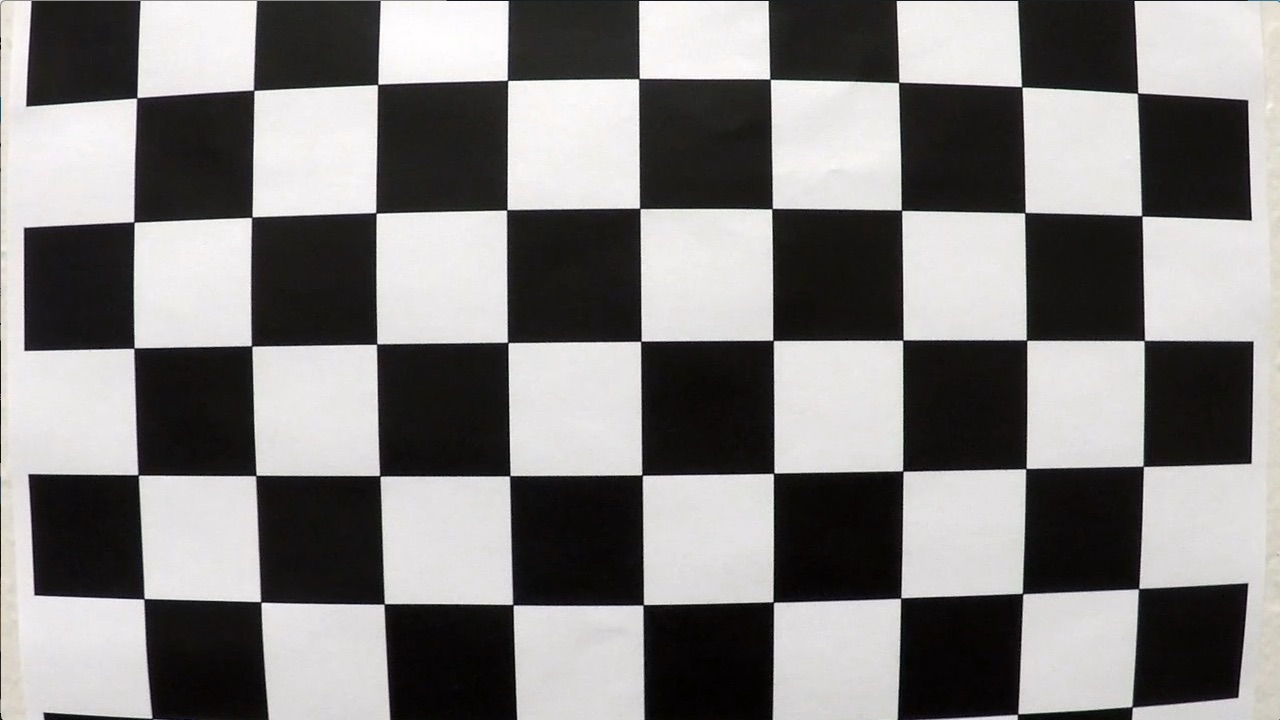
#> input picture data/calibration_images/calibration1.jpg, 1280 x 720 px; its folder holds 4 pictures in this run
$ jupyter execute camera_calibration.ipynb
#> lines starting #> are read from the running program, lines starting #| are printed output that depends on the picture; after the words box and inside, x2 and y2 are one past the last pixel; in counts of white or black regions, pixels touching at a corner belong together
# Camera calibration notebook

[cell 1]
import cv2
import numpy as np
import glob

[cell 2]
# The checkerboard in data/calibration_images is 7x10, so we define the size as
checker_size = (6,9)
# Define criteria
criteria = (cv2.TERM_CRITERIA_EPS + cv2.TERM_CRITERIA_MAX_ITER, 30, 0.001)
# 3D points for each checkerboard image
objpoints = []
# 2D points for each checkerboard image
imgpoints = []

# World coordinates for 3D points..
worldObjpoints = np.zeros((1, checker_size[0] * checker_size[1], 3), np.float32)
# worldObjpoints = [[0,0,0], ..., [5,0,0], [0,1,0], ..., [5,1,0], [0,2,0], ..., [5,8,0]]
worldObjpoints[0,:,:2] = np.mgrid[0:checker_size[0], 0:checker_size[1]].T.reshape(-1, 2)
prev_img_shape = None

Given the checkerboard size, i.e., expected number of corners, and the world coordinates of 3D points (as assumed above), we relate the `worldObjpoints` with the resulting pixel coordinates `corners` (below).

[cell 3]
# Extracting path of individual image stored in a given directory
images = glob.glob('../data/calibration_images/*.jpg')
for fname in images:
    # Read image and convert to grayscale
    img = cv2.imread(fname)
#> img is the input picture: shape (720, 1280, 3); mean B, G, R 127.8, 128.4, 130.1
    gray = cv2.cvtColor(img,cv2.COLOR_BGR2GRAY)
    # We use the OpenCV function that finds corners of the checkerboard given 'checker_size'
    found, corners = cv2.findChessboardCorners(gray, checker_size, cv2.CALIB_CB_ADAPTIVE_THRESH+cv2.CALIB_CB_FAST_CHECK+cv2.CALIB_CB_NORMALIZE_IMAGE)
#> found = False; corners = None

    # If desired number of corner are found..
    if (found):
        objpoints.append(worldObjpoints)
        # Refine the pixel coordinates using the cornerSubPix function
        refined_corners = cv2.cornerSubPix(gray, corners, (11,11), (-1,-1), criteria)
        imgpoints.append(refined_corners)
        # Draw and display the corners
        img = cv2.drawChessboardCorners(img, checker_size, refined_corners, found)

    cv2.imshow('Calibration image', img)
    cv2.waitKey(0)
#> pass 2 of the loop `for fname in images:`:
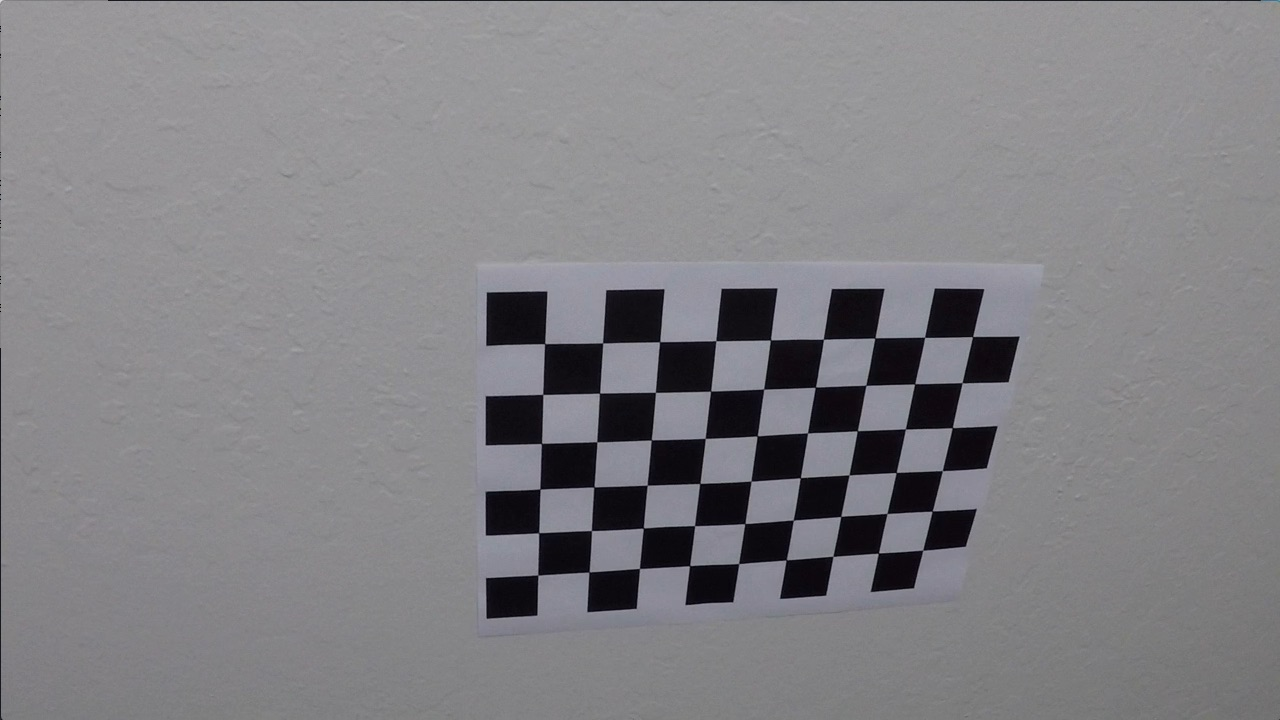
#> input picture data/calibration_images/calibration10.jpg, 1280 x 720 px
#> img is the input picture: shape (720, 1280, 3); mean B, G, R 133.1, 129.4, 130.2
#> found = True; corners = 54 rows, first 8: [538.4, 575.5], [537.8, 533.4], [540, 488.9], [541.3, 443.6], [542.6, 393.8], [545.3, 343.1], [589.1, 571.8], [591.7, 531]
#> refined_corners = 54 rows, first 8: [537.8, 575.1], [538.6, 532.7], [539.9, 489.1], [541.5, 443.4], [542.7, 394.4], [544.6, 343.6], [589, 572], [591.4, 530.6]
#> `img = cv2.drawChessboardCorners(img, checker_size, refined_corners, fo..`:
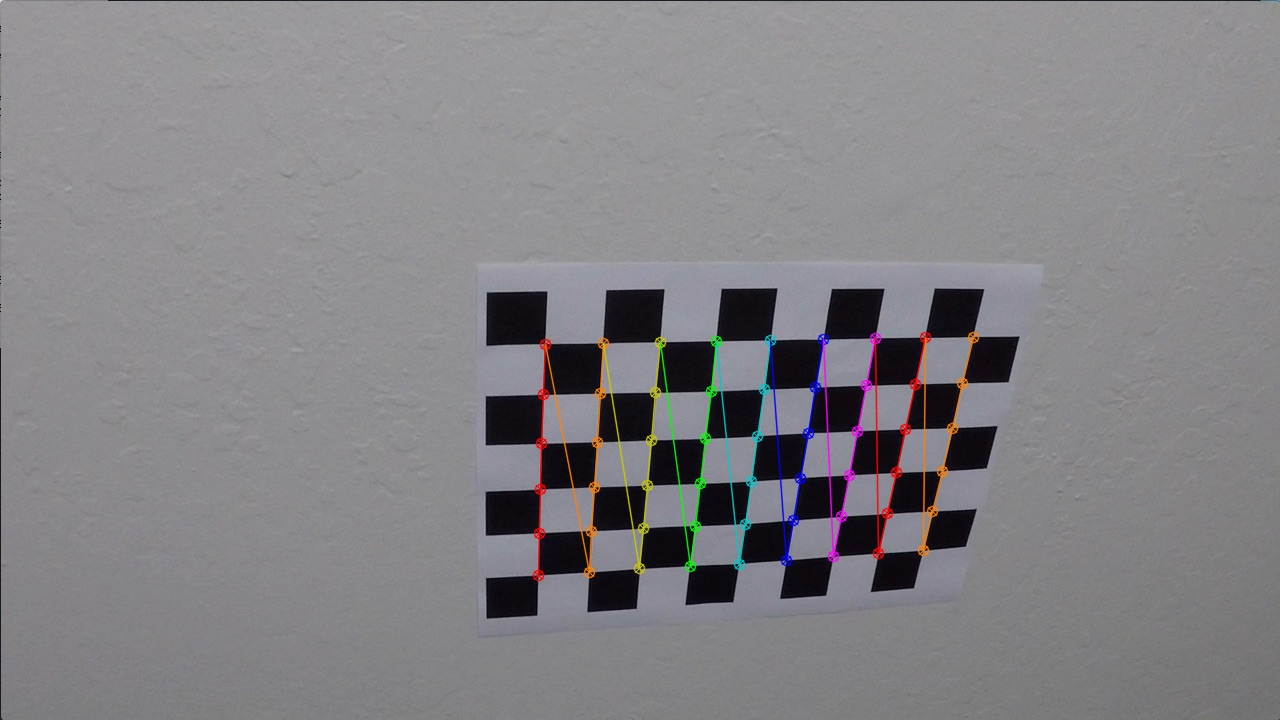
#> img: shape (720, 1280, 3); 1.71% of pixels changed, all inside (x1, y1, x2, y2) = (532, 331, 980, 582)
#> pass 3 of the loop `for fname in images:`:
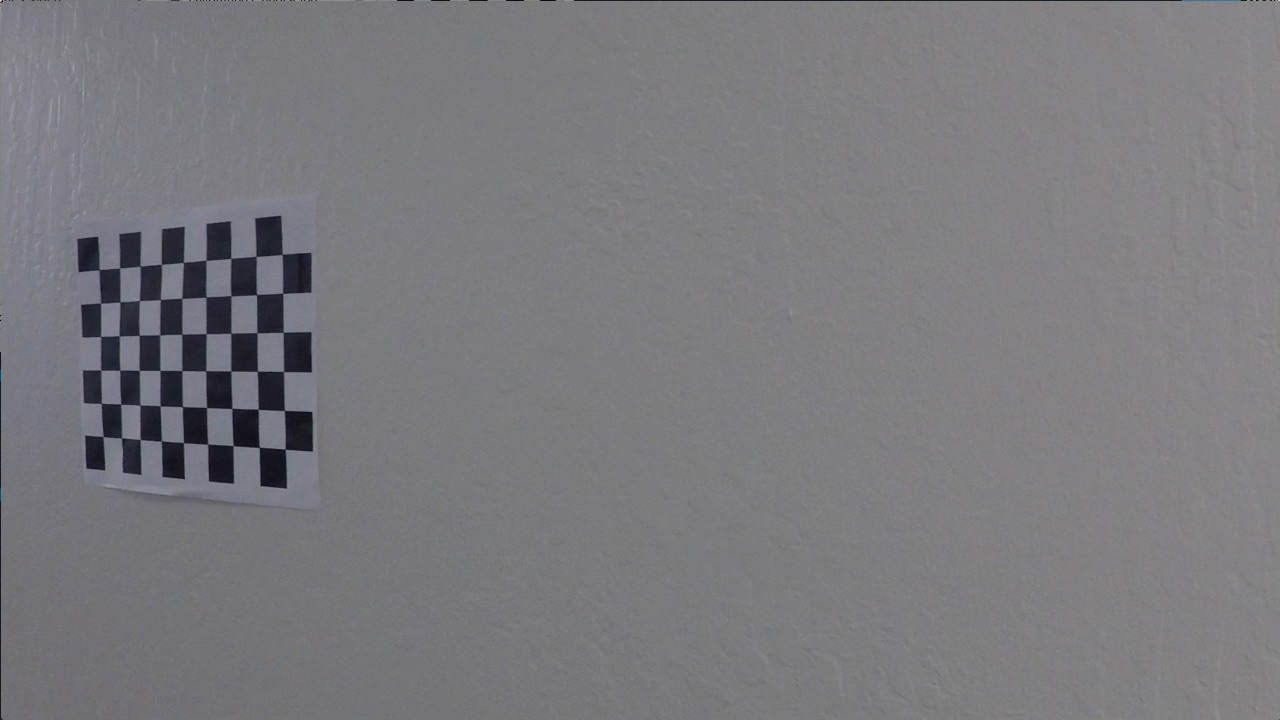
#> input picture data/calibration_images/calibration11.jpg, 1280 x 720 px
#> img is the input picture: shape (720, 1280, 3); mean B, G, R 125.2, 121.7, 122.2
#> corners = 54 rows, first 8: [103.1, 436.7], [101.2, 403.5], [100.8, 370.1], [100.6, 336.5], [100.6, 303.3], [99.22, 269.6], [121.6, 437.9], [120.8, 404.2]
#> refined_corners = 54 rows, first 8: [103.1, 436.6], [101.3, 403.4], [100.7, 370.1], [100.6, 336.4], [100.6, 303.2], [99.04, 269.6], [121.4, 437.8], [120.7, 404.2]
#> `img = cv2.drawChessboardCorners(img, checker_size, refined_corners, fo..`:
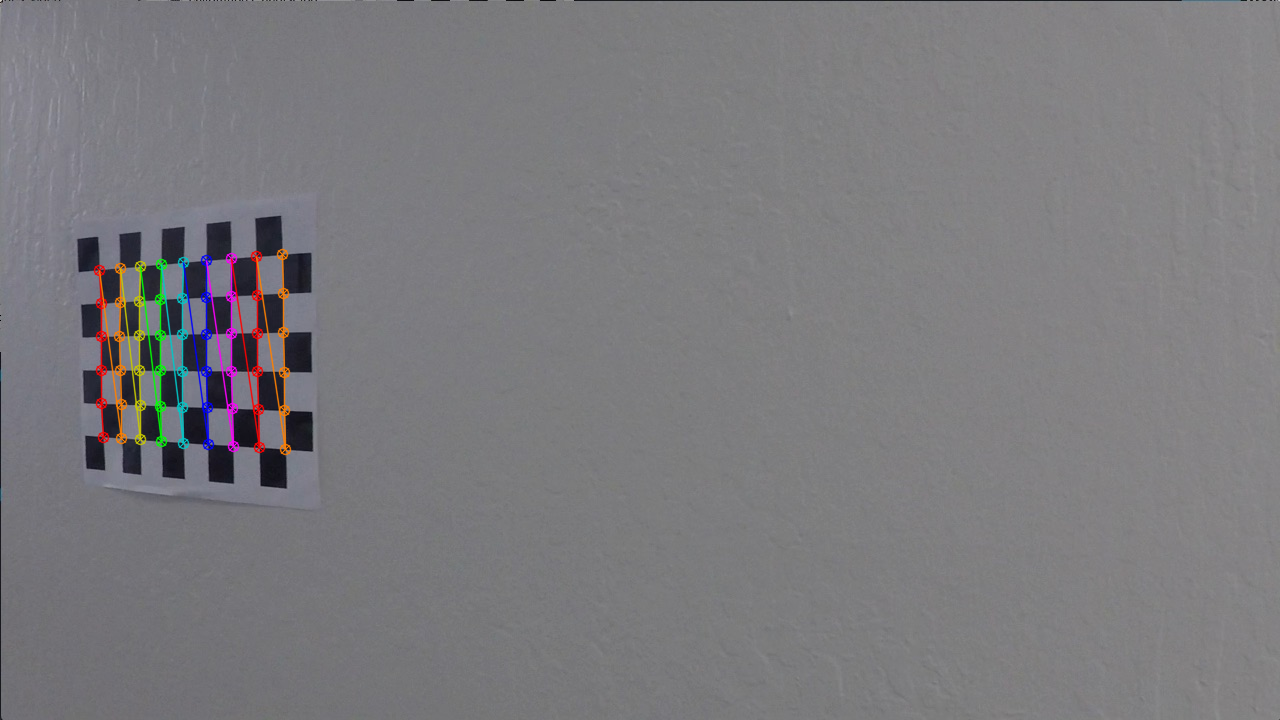
#> img: shape (720, 1280, 3); 1.41% of pixels changed, all inside (x1, y1, x2, y2) = (93, 248, 292, 456)
#> the loop made 4 passes; the first 3 are shown
cv2.destroyAllWindows()

Using the `objpoints` and the corresponding `imgpoints`, we can find the mapping from one to the other using the `calibrateCamera` function, and the

[cell 4]
# The calibrateCamera function of OpenCV needs the value of known 3D points (objpoints)
# and the corresponding detected pixel coordinates (imgpoints)
ret, camMatrix, distCoeffs, rvecs, tvecs = cv2.calibrateCamera(objpoints, imgpoints, gray.shape[::-1], None, None)
# Print values
print("Camera matrix: \n")
print(camMatrix)
print("Distortion coefficients: \n")
print(distCoeffs)
print("rvecs: \n")
print(rvecs)
print("tvecs: \n")
print(tvecs)

Moreover, we can refine the derived camera parameters using `getOptimalNewCameraMatrix`.

[cell 5]
img = cv2.imread(images[0])
h,w = img.shape[:2]
#> h = 720; w = 1280
# Refine the camera matrix using parameters obtained by calibration
newCamMatrix, roi = cv2.getOptimalNewCameraMatrix(camMatrix, distCoeffs, (w,h), 1, (w,h))

Using the camera parameters we can undistort an image.

[cell 6]
# Method 1 to undistort the image
undst1 = cv2.undistort(img, camMatrix, distCoeffs, None, newCamMatrix)
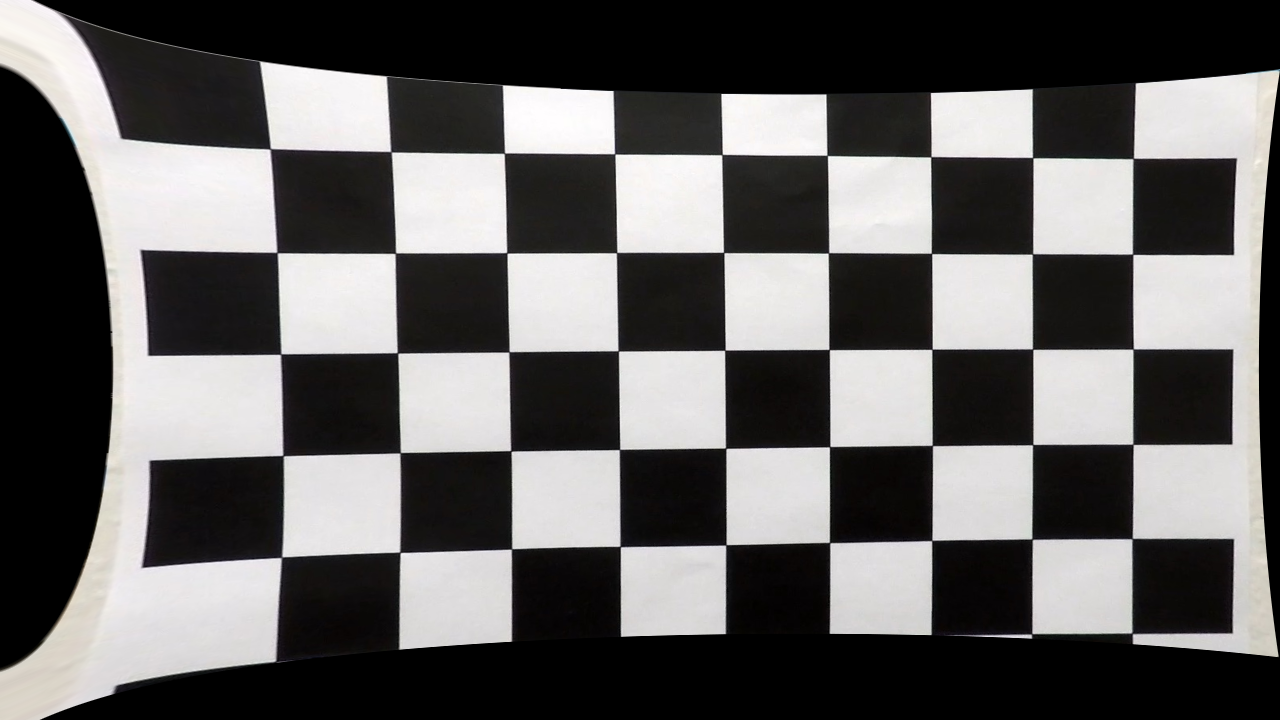
#> undst1: shape (720, 1280, 3); mean B, G, R 97.2, 97.7, 99.1

# Method 2 to undistort the image
mapx, mapy = cv2.initUndistortRectifyMap(camMatrix, distCoeffs, None, newCamMatrix, (w,h), 5)
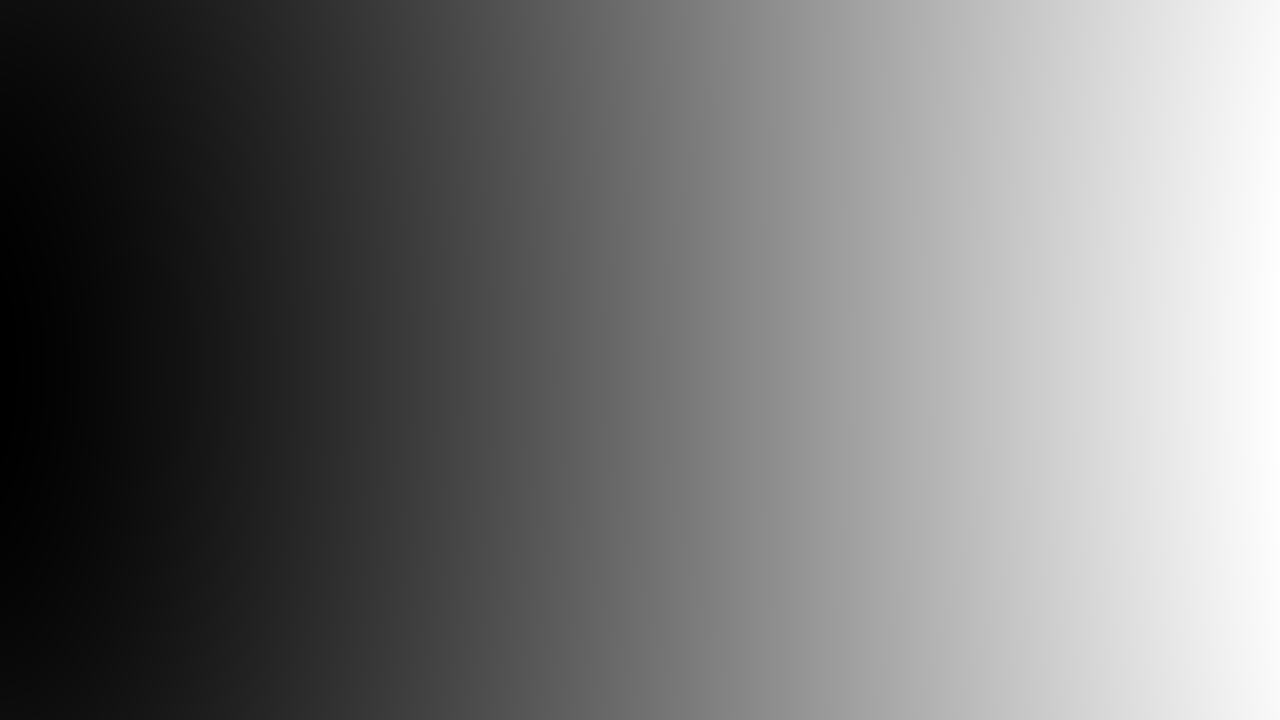
#> mapx: shape (720, 1280) float32; min -51.21, max 1300.1, mean 566; drawn with min black and max white
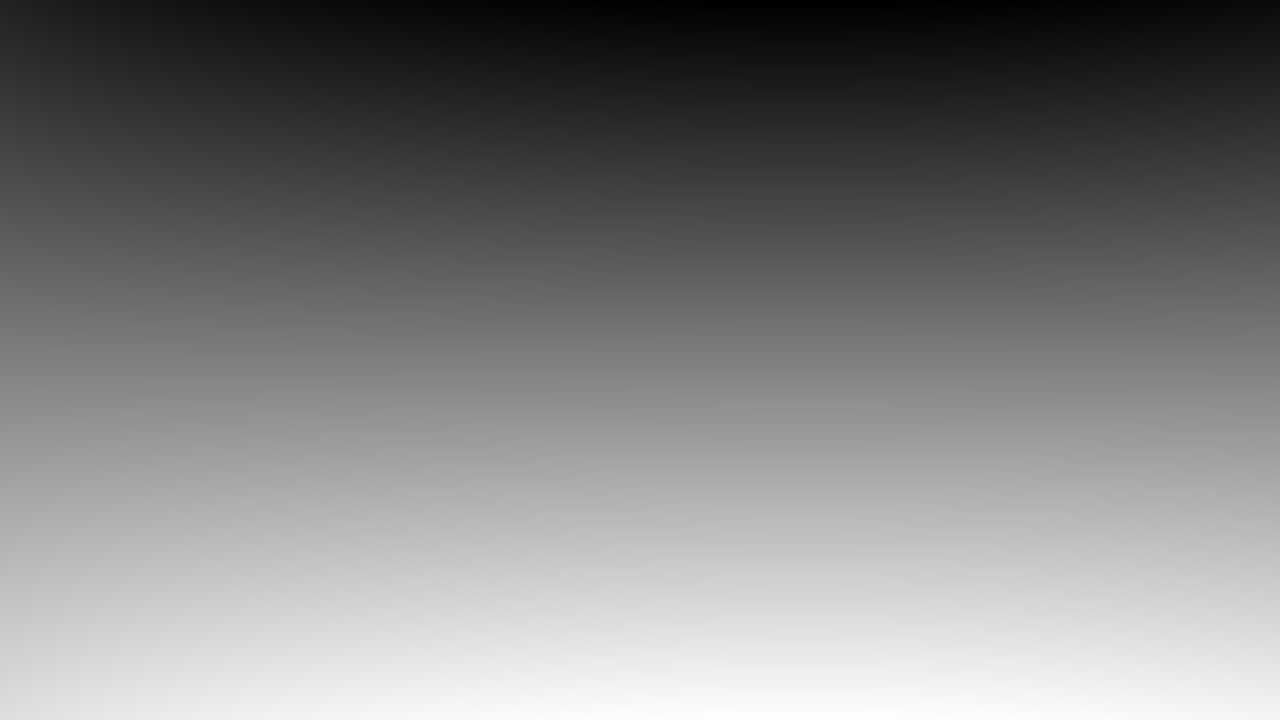
#> mapy: shape (720, 1280) float32; min -113.5, max 824.4, mean 355.1; drawn with min black and max white

undst2 = cv2.remap(img, mapx, mapy, cv2.INTER_LINEAR)

# Displaying the undistorted image
cv2.imshow("Undistorted image 1", undst1)
cv2.waitKey(0)
cv2.imshow("Undistorted image 2", undst2)
cv2.waitKey(0)
